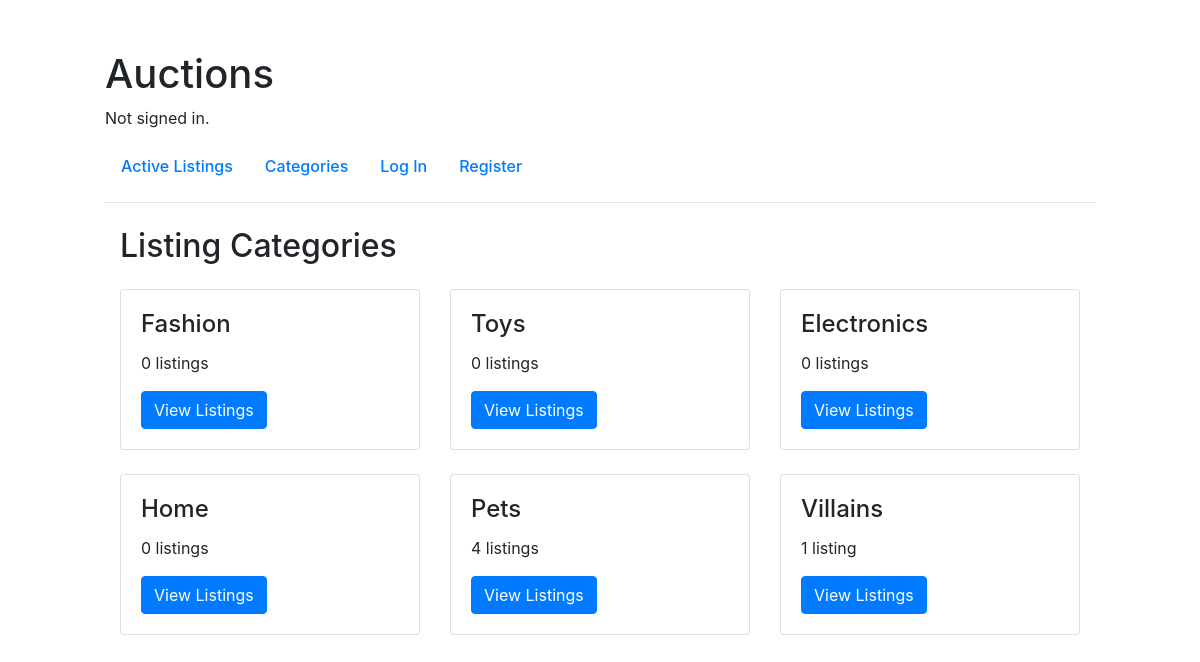
The page /categories on the database its author committed.
### auctions/models.py (models this page shows, shortened)
class Category(models.Model):
    category = models.CharField(max_length=64)
    class Meta:
        verbose_name = "Category"
        verbose_name_plural = "Categories"

### auctions/views.py (the view)
# urls.py: path("categories", views.categories, name="categories"),
def categories(request):
    categories = Category.objects.all()
    return render(request, "auctions/categories.html", {"categories": categories})

### auctions/templates/auctions/categories.html (shortened to what this page needs)
{% extends "auctions/layout.html" %}
{% load static %}
{% block body %}
    <div class="container mt-4">
        <h2 class="mb-4">Listing Categories</h2>
        {% if categories %}
            <div class="row row-cols-1 row-cols-md-2 row-cols-lg-3 g-4">
                {% for category in categories %}
                    <div class="col mb-4">
                        <div class="card h-100 tcard">
                            <div class="card-body">
                                <h4 class="card-title">{{ category.category }}</h4>
                                <p class="card-text">
                                    {% if category.listings.count == 1 %}
                                        1 listing
                                    {% else %}
                                        {{ category.listings.count }} listings
                                    {% endif %}
                                </p>
                                <a href="{% url 'category_detail' category.id %}" class="btn btn-primary">View Listings</a>
                            </div>
                        </div>
                    </div>
                {% endfor %}
            </div>
        {% else %}
            <p class="alert alert-info">No categories found.</p>
        {% endif %}
    </div>
{% endblock %}

### auctions/static/auctions/styles.css (style rules this page uses)
body { width: 85%; padding: 15px; margin-top: 35px; margin-right: auto; margin-left: auto; }

### rows shown on the page
Category: category "Fashion", listings.count "0"
Category: category "Toys", listings.count "0"
Category: category "Electronics", listings.count "0"
Category: category "Home", listings.count "0"
Category: category "Pets", listings.count "4"
Category: category "Villains", shows "1 listing"
